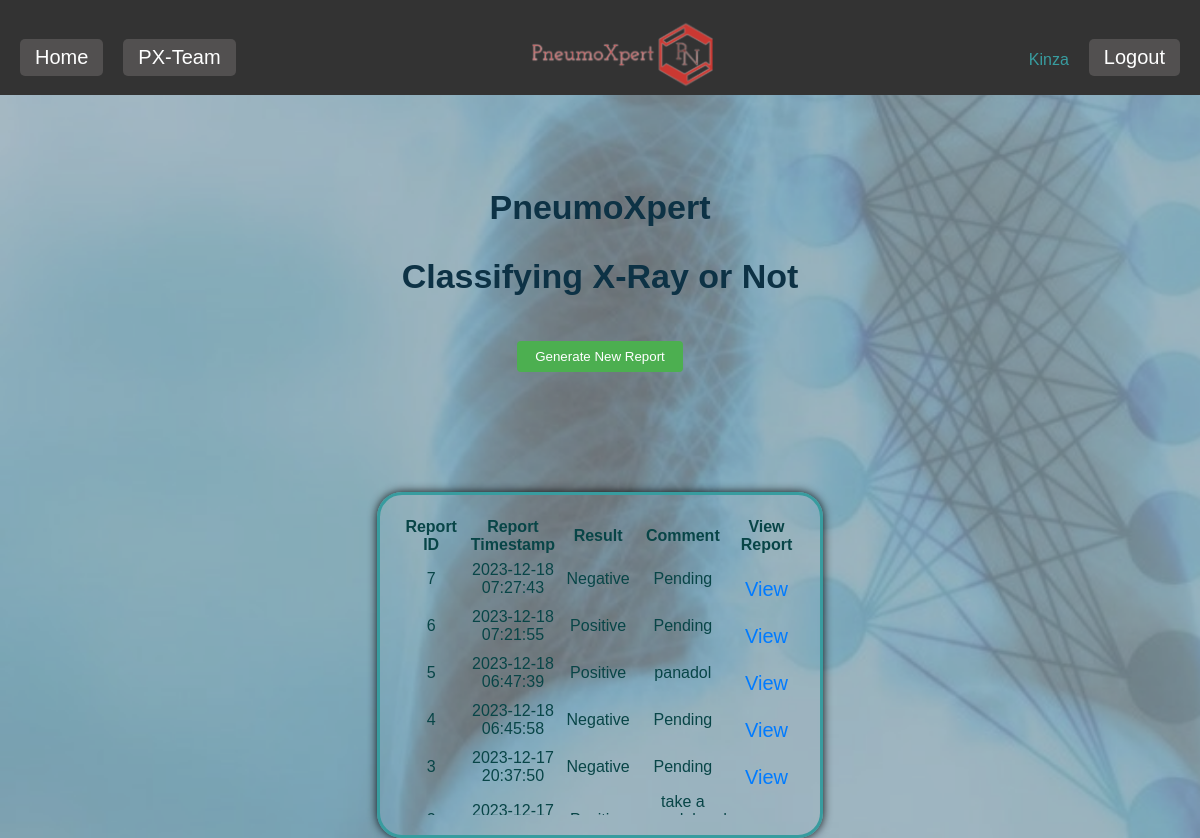
The app's page /index (signed in) with its own data.
### tables this page shows
CREATE TABLE Report (
            id INTEGER PRIMARY KEY UNIQUE,
            report_date DATETIME DEFAULT CURRENT_TIMESTAMP,
            user_id INTEGER NOT NULL,
            symptoms TEXT,
            symptom_duration TEXT,
            breathing_difficulty TEXT,
            coughing_mucus TEXT,
            mucus_color_consistency TEXT,
            chest_pain TEXT,
            chest_pain_description TEXT,
            medical_conditions TEXT,
            smoking TEXT,
            smoking_details TEXT,
            family_history TEXT,
            Result TEXT NOT NULL,
            FOREIGN KEY(user_id) REFERENCES User(id)
        );

CREATE TABLE Response (
            id INTEGER PRIMARY KEY UNIQUE,
            user_id INTEGER,
            doctor_id INTEGER,
            report_id INTEGER,
            response TEXT NOT NULL,
            FOREIGN KEY(user_id) REFERENCES User(id),
            FOREIGN KEY(doctor_id) REFERENCES User(id),
            FOREIGN KEY(report_id) REFERENCES Report(id)
        );

### app.py (the view)
@app.route('/index', methods=['GET', 'POST'])
def index():
    if 'Log_ID' not in session or not session['Log_ID']:
        return redirect(url_for('login'))
    else:
        if session.get("Utype") == "admin":
            return redirect(url_for('admin'))
        elif session.get("Utype") == "Doctor":
            return redirect(url_for('doctor'))
        elif session.get("Utype") == "patient":
            user_reports = fetch_all_reports_with_comments(session.get("Log_ID"))
            return render_template('index.html', username=session.get('username', 'Guest'),user_reports=user_reports)
        else:
            return redirect(url_for('login'))

### templates/index.html (shortened to what this page needs)
<!DOCTYPE html>
<html>
<head>
    <link rel="stylesheet" href="{{ url_for('static', filename='style.css') }}">
</head>
<body>
    <div class="navbar">
        <div class="center-logo">
            <a href="/home" class="nav-button">Home</a>
            <a href="/about_us" class="nav-button">PX-Team</a>
        </div>
        <div class="logo">
            <a href="/">
                <img src="{{ url_for('static', filename='Logo.png') }}" alt="Logo">
            </a>
        </div>
        <p>{{username if username else 'Guest' }}</p>
        <div class="login-signup">
            <a href="/logout" class="nav-button">Logout</a>
        </div>
    </div>
    <div class="spacer"></div>
    <h1 class="h1centre">PneumoXpert</h1>
    <h1 class="h1centre">Classifying X-Ray or Not</h1>
    <div class="center-container">
        <form action="/report">
        <button type="submit" class="form-button">Generate New Report</button>
        </form>
    </div>
    <div class="center-container">
    <div class="login-signup-container">
    <div class="table-container">
    <table>
        <thead>
            <tr>
                <th>Report ID</th>
                <th>Report Timestamp</th>
                <th>Result</th>
                <th>Comment</th>
                <th>View Report</th>
            </tr>
        </thead>
        <tbody>
            {% if user_reports %}
                {% for i in user_reports %}
                    <tr>
                        <td>{{ i[0] }}</td>
                        <td>{{ i[1] }}</td>
                        <td>{{ i[-2].replace("Pneumonia Not Detected.","Negative").replace("Pneumonia Detected.","Positive")}}</td>
                        <td>{{ i[-1]}}</td>
                        <td><a href="{{ url_for('display_report', report_id=i[0]) }}">View</a></td>
                    </tr>
                {% endfor %}
            {% else %}
                <tr>
                    <td colspan="3">No reports found</td>
                </tr>
            {% endif %}
        </tbody>
    </table>
</div>
</div>
</div>
</body>
</html>

### static/style.css (style rules this page uses)
body { font-family: Arial, sans-serif; margin: 0; padding: 0; background-image: url('./BG.png'); background-size: cover; background-repeat: no-repeat; }
.table-container { height: 300px; overflow-y: auto; }
.h1centre { text-align: center; color: #0d3245; margin-bottom: 30px; font-size: 34px; }
button[type="submit"] { background-color: #4CAF50; padding: 8px 18px; border-radius: 4px; color: white; border: none; cursor: pointer; transition: background-color 0.3s ease; margin-top: 15px; }
a { display: block; text-align: left; color: #506351; text-decoration: none; font-size: 20px; margin-top: 20px; transition: color 0.3s ease; max-width: 100%; text-align: center; }
.spacer { height: 70px; }
.center-container { display: flex; justify-content: center; align-items: center; text-align: center; }
.login-signup-container { border: 3px solid #389c9f; box-shadow: 0px 0px 10px rgba(0, 0, 0, 0.9); padding: 20px; border-radius: 25px; max-width: 400px; color: #084547; margin-top: 10%; }
.form-button { background-color: #084547; color: #fff; border: none; padding: 10px 20px; border-radius: 3px; cursor: pointer; transition: background-color 0.3s; align-content: center; }
a { color: #007BFF; text-decoration: none; transition: color 0.3s; }
.navbar { display: flex; justify-content: space-between; align-items: center; background-color: #333; height: 75px; padding: 10px 20px; }
.navbar p { margin-top: auto; padding: 0px 20px; color: #389c9f; }
.navbar img { max-height: 90px; margin: 0; }
.nav-button { text-decoration: none; padding: 7px 15px; background-color: #525050; color: #fff; border-radius: 5px; transition: background-color 0.3s ease; }
.center-logo { display: flex; gap: 20px; }
.logo { flex: 1; text-align: center; }
.login-signup { text-align: right; }

### records on screen
Report: id "7", report_date "2023-12-18 07:27:43", Result "Negative", i "Pending"
Report: id "6", report_date "2023-12-18 07:21:55", Result "Positive", i "Pending"
Report: report_date "2023-12-18 06:47:39", Result "Positive"
Response: response "panadol"
Report: id "4", report_date "2023-12-18 06:45:58", Result "Negative", i "Pending"
Report: id "3", report_date "2023-12-17 20:37:50", Result "Negative", i "Pending"
Report: report_date "2023-12-17…"
Response: response "take a…"

### other values on screen
{{ username if username else 'Guest' }} "Kinza"
{{ i[0] }} "5"
